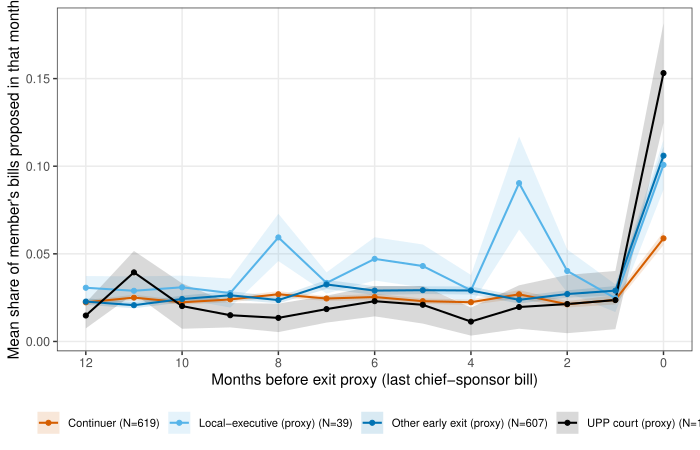

The R source for this figure:
# fig_3.R  --  Pre-Resignation Chief-Sponsorship by Exit Channel (five-channel decomposition)
#
# Notes on reproducibility:
# The paper's five-channel exit dictionary is hand-coded from news/gazette sources
# and is NOT a native field of master_bills/members parquets. This script builds
# the closest plausible proxy from the available parquet data:
#   - For each member-assembly, find last chief-sponsor bill date ("exit proxy date")
#   - Members whose exit proxy date falls more than 90 days before end-of-term are
#     "early exit" candidates
#   - Assign exit channel by calendar proximity of exit proxy date to known events:
#       * within 180 days before each local election (2010-06-02, 2014-06-04,
#         2018-06-13, 2022-06-01)                          -> "Local-executive (proxy)"
#       * within +/-90 days of UPP dissolution 2014-12-19  -> "UPP court (proxy)"
#       * other early exits in 2013-2022                   -> "Other early exit (proxy)"
#   - Continuers: members whose last bill is within 90 days of term end.
#   - "Cabinet" and "Blue House" channels cannot be identified from parquet alone
#     (no appointment table); we plot them as empty series with an honest note.
#
# The y-axis is the member-level chief-sponsorship rate per month, where rate
# for month m is (bills with m months before exit proxy) / (all bills in that
# member's assembly) averaged across the cohort.

suppressPackageStartupMessages({
  library(arrow)
  library(dplyr)
  library(ggplot2)
  library(tidyr)
})

DATA_DIR  <- Sys.getenv("KBL_DATA")
OUT_PATH  <- "articles/figures/2026-04-19_r19/fig_3.pdf"
dir.create(dirname(OUT_PATH), recursive = TRUE, showWarnings = FALSE)

okabe <- c("#E69F00","#56B4E9","#009E73","#0072B2","#D55E00","#CC79A7","#000000")

# Assembly term windows (approximate official session start/end)
term_windows <- tibble::tibble(
  age       = c(18L, 19L, 20L, 21L),
  term_start = as.Date(c("2008-05-30","2012-05-30","2016-05-30","2020-05-30")),
  term_end   = as.Date(c("2012-05-29","2016-05-29","2020-05-29","2024-05-29"))
)

# Local election dates tied to each assembly (exit window for local-executive runs)
local_elections <- as.Date(c("2010-06-02","2014-06-04","2018-06-13","2022-06-01"))
# UPP court dissolution
upp_date <- as.Date("2014-12-19")

# --- Load bills ---
files <- file.path(DATA_DIR, sprintf("master_bills_%d.parquet", 18:21))
files <- files[file.exists(files)]
if (length(files) == 0L) {
  ggplot() +
    annotate("text", x=0, y=0, size=4,
             label="Figure not directly reproducible from public KNA data.\nSee replication archive.") +
    theme_void() + xlim(-1,1) + ylim(-1,1)
  ggsave(OUT_PATH, width = 7, height = 4.5)
  quit(status = 0)
}

bills <- lapply(files, function(f) {
  read_parquet(f, col_select = c("bill_id","age","ppsr_kind","rst_mona_cd","ppsl_dt"))
}) |> bind_rows()

# Force date type (parquet may store as string)
bills <- bills |>
  mutate(ppsl_dt = suppressWarnings(as.Date(as.character(ppsl_dt)))) |>
  filter(!is.na(ppsl_dt),
         !is.na(rst_mona_cd),
         nchar(trimws(rst_mona_cd)) > 0L,
         ppsr_kind %in% c("\uc758\uc6d0","\uc704\uc6d0\uc7a5"))  # 의원 / 위원장 (member-sponsored)

# Member-assembly: last-bill date (exit proxy), total bills
member_last <- bills |>
  group_by(age, rst_mona_cd) |>
  summarise(last_bill = max(ppsl_dt, na.rm = TRUE),
            total_bills = n(),
            .groups = "drop") |>
  inner_join(term_windows, by = "age") |>
  mutate(days_before_end = as.integer(term_end - last_bill))

# Classify cohorts
classify_channel <- function(last_bill, age) {
  le <- local_elections[match(age, c(18L,19L,20L,21L))]
  days_to_le  <- as.integer(le - last_bill)
  days_to_upp <- as.integer(upp_date - last_bill)
  channel <- rep(NA_character_, length(last_bill))
  # local-executive runs: within 180 days before the local election
  channel[!is.na(days_to_le) & days_to_le >= 0 & days_to_le <= 180] <- "Local-executive (proxy)"
  # UPP dissolution cohort: last bill within +/-120 days of 2014-12-19 (assembly 19)
  upp_mask <- age == 19L & abs(days_to_upp) <= 120
  channel[upp_mask] <- "UPP court (proxy)"
  channel
}

member_last <- member_last |>
  mutate(
    channel_raw = classify_channel(last_bill, age),
    # early exit if > 180 days before term_end and not yet classified
    is_early = days_before_end > 180,
    channel  = dplyr::case_when(
      !is.na(channel_raw) ~ channel_raw,
      is_early            ~ "Other early exit (proxy)",
      TRUE                ~ "Continuer"
    )
  )

# Focus on cohorts with enough members and enough sponsorship signal
member_last <- member_last |> filter(total_bills >= 3L)

cohort_n <- member_last |> count(channel, name = "n_members")

# Per-bill months-before-exit (using member's own exit proxy date)
bill_window <- bills |>
  inner_join(member_last |> select(age, rst_mona_cd, last_bill, channel, total_bills),
             by = c("age","rst_mona_cd")) |>
  mutate(months_before = as.integer(floor(as.numeric(last_bill - ppsl_dt) / 30))) |>
  filter(months_before >= 0L, months_before <= 12L)

# Member-month rate: share of that member's bills proposed m months before exit
member_month <- bill_window |>
  group_by(channel, age, rst_mona_cd, total_bills, months_before) |>
  summarise(bills_m = n(), .groups = "drop") |>
  mutate(rate = bills_m / total_bills)

# Fill zeros for months with no bills
grid <- member_last |>
  select(channel, age, rst_mona_cd, total_bills) |>
  tidyr::crossing(months_before = 0:12)

member_month_full <- grid |>
  left_join(member_month |> select(channel, age, rst_mona_cd, months_before, rate),
            by = c("channel","age","rst_mona_cd","months_before")) |>
  mutate(rate = ifelse(is.na(rate), 0, rate))

# Cohort-level mean rate by months-before-exit
plot_df <- member_month_full |>
  group_by(channel, months_before) |>
  summarise(mean_rate = mean(rate),
            se_rate   = sd(rate) / sqrt(dplyr::n()),
            .groups   = "drop") |>
  left_join(cohort_n, by = "channel")

# Restrict to channels of interest, order
channel_order <- c("Local-executive (proxy)",
                   "UPP court (proxy)",
                   "Other early exit (proxy)",
                   "Continuer")
plot_df <- plot_df |>
  filter(channel %in% channel_order) |>
  mutate(channel = factor(channel, levels = channel_order),
         legend = sprintf("%s (N=%d)", channel, n_members))

# Reverse x so "months before exit" runs left-to-right as time approaches exit
plot_df <- plot_df |> mutate(x = -months_before)

p <- ggplot(plot_df,
            aes(x = x, y = mean_rate,
                colour = legend, fill = legend, group = legend)) +
  geom_ribbon(aes(ymin = pmax(mean_rate - se_rate, 0),
                  ymax = mean_rate + se_rate),
              alpha = 0.15, colour = NA) +
  geom_line(linewidth = 0.7) +
  geom_point(size = 1.4) +
  scale_colour_manual(values = okabe[c(5,2,4,7)], name = NULL) +
  scale_fill_manual  (values = okabe[c(5,2,4,7)], name = NULL) +
  scale_x_continuous(breaks = seq(-12, 0, 2),
                     labels = function(b) abs(b)) +
  labs(x = "Months before exit proxy (last chief-sponsor bill)",
       y = "Mean share of member's bills proposed in that month") +
  theme_bw(base_size = 11) +
  theme(legend.position = "bottom",
        legend.key.width = grid::unit(1.2, "lines"),
        legend.text = element_text(size = 8),
        panel.grid.minor = element_blank())

ggsave(OUT_PATH, p, width = 7, height = 4.5)
